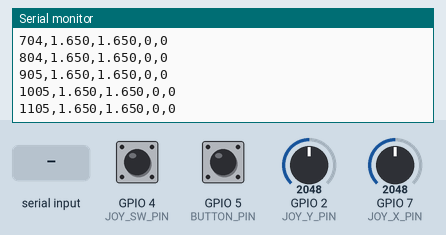
A program run on a simulated ESP32-S3. Shown: the last lines printed to the serial monitor. The test bench sets the inputs (shaded band); at power-on: GPIO 2 (JOY_Y_PIN) = 2048, GPIO 7 (JOY_X_PIN) = 2048, GPIO 4 (JOY_SW_PIN) HIGH, GPIO 5 (BUTTON_PIN) HIGH (analog values on the 0–4095 scale).

Above: at 1.7 s.
1.8 s: "RATE,\n" received over Serial
At 2.5 s:
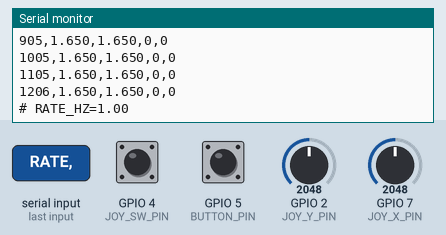
3.3 s: GPIO 2 (JOY_Y_PIN) set to 2866
At 4.5 s:
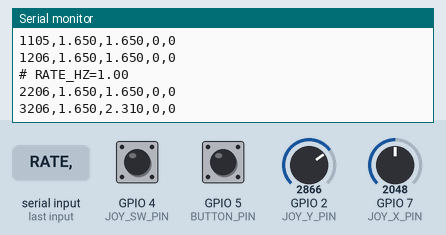
4.8 s: GPIO 7 (JOY_X_PIN) set to 2866
At 4.8 s:
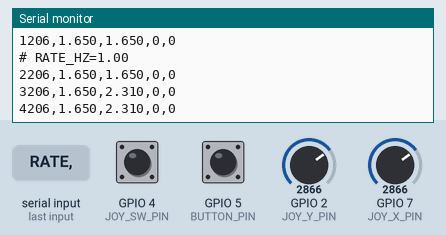
6.3 s: GPIO 4 (JOY_SW_PIN) pulled LOW for 1 s
At 7.2 s:
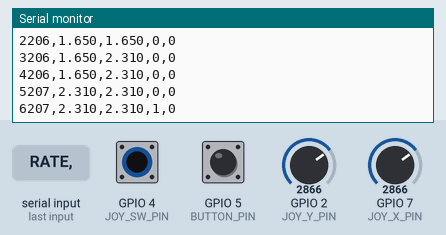
8.8 s: GPIO 5 (BUTTON_PIN) pulled LOW for 1 s
At 10.5 s:
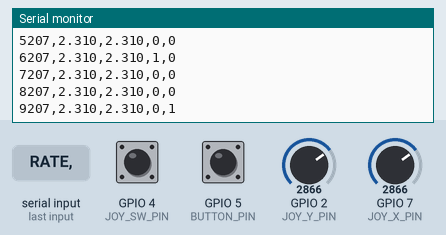
Timing chart, 0 to 12.0 s (numbered marks = the images above; inputs shaded):
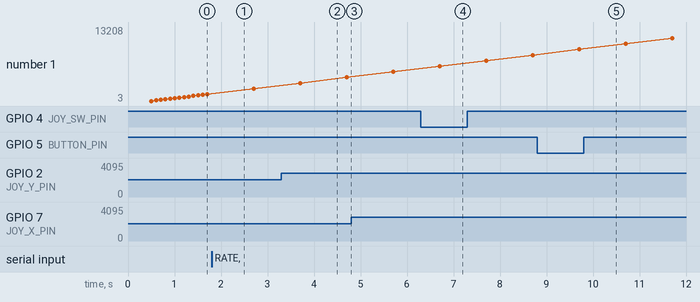

The program:

main.cpp
```cpp
#include <Arduino.h>

// Piny podlaczone do joysticka, potencjometru i przycisku.
constexpr uint8_t JOY_X_PIN = 7;
constexpr uint8_t JOY_Y_PIN = 2;
constexpr uint8_t JOY_SW_PIN = 4;
constexpr uint8_t BUTTON_PIN = 5;

// Parametry przeliczania odczytu ADC na napiecie.
constexpr float ADC_REF_VOLTAGE = 3.3F;
constexpr float ADC_MAX_VALUE = 4095.0F;

// Zmienne czasu uzywane do cyklicznego wysylania probek.
unsigned long startTimeMs = 0;
unsigned long lastSampleMs = 0;
unsigned long sampleIntervalMs = 100;

float clampFloat(float value, float low, float high) {
    // Ogranicza wartosc do podanego zakresu.
    if (value < low) {
        return low;
    }
    if (value > high) {
        return high;
    }
    return value;
}

float readAdcVoltage(uint8_t pin) {
    // Czyta ADC i przelicza wynik na wolty.
    const int raw = analogRead(pin);
    return raw * ADC_REF_VOLTAGE / ADC_MAX_VALUE;
}

void printCsvHeader() {
    // Naglowek danych wysylanych do Pythona.
    Serial.println("time_ms,ai0_v,ai1_v,di0,di1");
}

void printSample() {
    // Jedna probka: czas, dwa wejscia analogowe i dwa wejscia cyfrowe.
    const unsigned long timeMs = millis() - startTimeMs;
    const float ai0 = readAdcVoltage(JOY_X_PIN);
    const float ai1 = readAdcVoltage(JOY_Y_PIN);

    const int di0 = digitalRead(JOY_SW_PIN) == LOW ? 1 : 0;
    const int di1 = digitalRead(BUTTON_PIN) == LOW ? 1 : 0;

    Serial.print(timeMs);
    Serial.print(",");
    Serial.print(ai0, 3);
    Serial.print(",");
    Serial.print(ai1, 3);
    Serial.print(",");
    Serial.print(di0);
    Serial.print(",");
    Serial.println(di1);
}

float getCsvValue(const String& command, int index, float fallback) {
    // Pobiera wartosc z komendy tekstowej rozdzielonej przecinkami.
    int start = 0;
    for (int i = 0; i < index; ++i) {
        start = command.indexOf(',', start);
        if (start < 0) {
            return fallback;
        }
        ++start;
    }

    int end = command.indexOf(',', start);
    if (end < 0) {
        end = command.length();
    }
    return command.substring(start, end).toFloat();
}

void handleCommand(String command) {
    // Obsluga komend przychodzacych z aplikacji Pythonowej.
    command.trim();
    command.toUpperCase();

    if (command == "HEADER") {
        printCsvHeader();
    } else if (command.startsWith("RATE,")) {
        // RATE ustawia czestotliwosc wysylania probek.
        const float frequencyHz = clampFloat(getCsvValue(command, 1, 10.0F), 1.0F, 1000.0F);
        sampleIntervalMs = max(1UL, static_cast<unsigned long>(1000.0F / frequencyHz));
        Serial.print("# RATE_HZ=");
        Serial.println(frequencyHz, 2);
    }
}

void setup() {
    // Start komunikacji szeregowej z komputerem.
    Serial.begin(115200);
    const unsigned long serialStartMs = millis();
    while (!Serial && millis() - serialStartMs < 5000) {
        delay(10);
    }

    // Wejscia cyfrowe dzialaja z wewnetrznym podciaganiem.
    pinMode(JOY_SW_PIN, INPUT_PULLUP);
    pinMode(BUTTON_PIN, INPUT_PULLUP);

    // Konfiguracja rozdzielczosci i zakresu ADC.
    analogReadResolution(12);
    analogSetAttenuation(ADC_11db);

    delay(500);
    startTimeMs = millis();
    lastSampleMs = 0;

    Serial.println("# ESP32-S3 DAQ joystick logger");
    Serial.println("# AI0=GPIO7, AI1=GPIO2, DI0=GPIO4, DI1=GPIO5");
    printCsvHeader();
}

void loop() {
    // Najpierw sprawdzamy, czy Python wyslal jakas komende.
    while (Serial.available() > 0) {
        const String command = Serial.readStringUntil('\n');
        handleCommand(command);
    }

    // Probki wysylamy cyklicznie zgodnie z sampleIntervalMs.
    const unsigned long nowMs = millis();
    if (nowMs - lastSampleMs >= sampleIntervalMs) {
        lastSampleMs = nowMs;
        printSample();
    }
}
```

Measured:
- after the input at 1.8 s, the serial monitor: prints a new line at once (image 1)
- after the input at 3.3 s, the serial monitor: prints a new line after 0.41 s (image 2)
- after the input at 6.3 s, the serial monitor: prints a new line after 0.41 s (image 4)
- after the input at 8.8 s, the serial monitor: prints a new line after 0.91 s (image 5)
- plotted number 1: 1206 → 2206 after the input at 1.8 s
